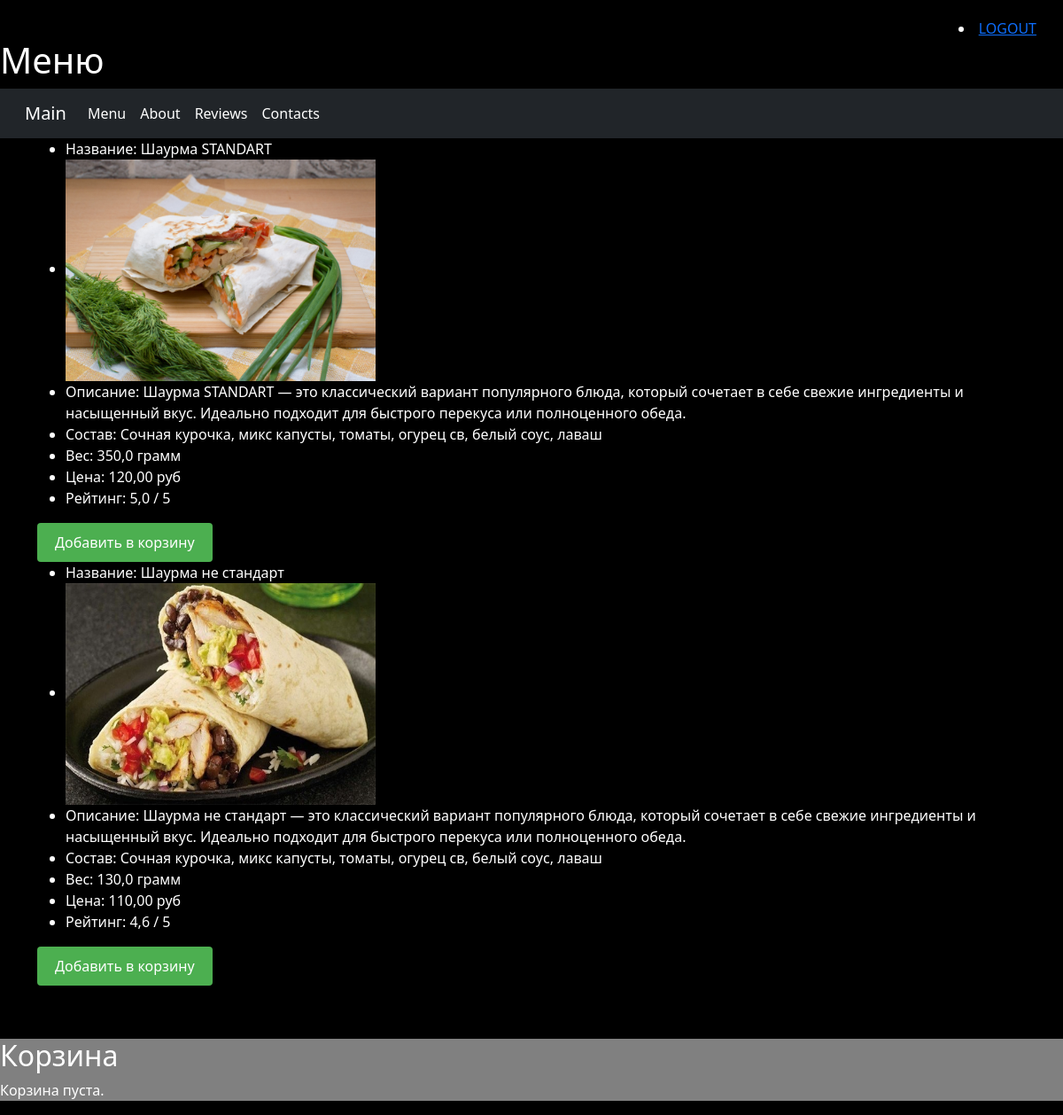
The app's page /menu/ with its own data.
### menu/models.py (models this page shows, shortened)
class Menu(models.Model):
    name =  models.CharField(max_length=150)   # Имя
    weight = models.FloatField()               # Вес
    price = models.DecimalField(max_digits=7, decimal_places=2)    # Цена1
    photo =  models.ImageField(upload_to= "menu/")    # Фото
    description =  models.TextField(null=True, blank=True)   # Описание
    сomposition =  models.TextField(null=True, blank=True)       # Ингидиенты
    rating =  models.FloatField()    # Рейтинг
    is_selling =  models.BooleanField(default=False)    # В продаже ?

### menu/views.py (the view, shortened to what this page needs)
# urls.py: path('', views.menu, name='menu'),
def menu(request):
    menu_items = Menu.objects.all()
    cart = request.session.get('cart', {})
    cart_items = []
    total_price = 0
    total_quantity = 0
    context = {
        'menu': menu_items,
        'cart_items': cart_items,
        'total_price': total_price,
        'total_quantity': total_quantity,
    }
    return render(request, 'menu/menu.html', context)

### menu/templates/menu/menu.html (shortened to what this page needs)
{% extends 'main/base.html' %}
{% block content %}
<h1>Меню</h1>
{% include 'main/navbar.html' %}
<div class="container">
  {% for dish in menu %}
    <div class="item">
      <ul>
        <li>Название: {{ dish.name }}</li>
        <li><img src="{{ dish.photo.url }}" style="width: 350px; height: 250px;" alt="изображение"></li>
        <li>Описание: {{ dish.description }}</li>
        <li>Состав: {{ dish.сomposition }}</li>
        <li>Вес: {{ dish.weight }} грамм</li>
        <li>Цена: {{ dish.price }} руб</li>
        <li>Рейтинг: {{ dish.rating }} / 5</li>
      </ul>
      <form method="post" action="{% url 'add_to_cart' dish.id %}">
        <button type="submit" style="background-color: #4CAF50; color: white; padding: 10px 20px; border: none; border-radius: 4px; cursor: pointer;">Добавить в корзину</button>
      </form>
    </div>
  {% endfor %}
</div>
<div style="background-color: grey ; margin-top: 60px; ">
<h2>Корзина</h2>
{% if cart_items %}
  <div class="cart">
    <ul>
      {% for item in cart_items %}
        <li>
          {{ item.dish.name }} (x{{ item.quantity }}) - {{ item.item_total }} руб
        </li>
      {% endfor %}
    </ul>
    <p>Общее количество: {{ total_quantity }}</p>
    <p>Общая сумма: {{ total_price }} руб</p>
    <form method="post" action="{% url 'clear_cart' %}">
      {% csrf_token %}
      <button type="submit" style="background-color: #f44336; color: white; padding: 10px 20px; border: none; border-radius: 4px; cursor: pointer;">Очистить корзину</button>
    </form>
  </div>
{% else %}
  <p>Корзина пуста.</p>
{% endif %}
{% endblock %}

### main/templates/main/base.html (style rules this page uses)
body { background-color: black; color: white; }

### records on screen
Menu: name "Шаурма STANDART", photo (picture), description "Шаурма STANDART — это классический вариант популярного блюда, который сочетает в себе свежие ингредиенты и насыщенный вкус. Идеально подходит для быстрого перекуса или полноценного обеда.", сomposition "Сочная курочка, микс капусты, томаты, огурец св, белый соус, лаваш", weight "350,0", price "120,00", rating "5,0"
Menu: name "Шаурма не стандарт", photo (picture), description "Шаурма не стандарт — это классический вариант популярного блюда, который сочетает в себе свежие ингредиенты и насыщенный вкус. Идеально подходит для быстрого перекуса или полноценного обеда.", сomposition "Сочная курочка, микс капусты, томаты, огурец св, белый соус, лаваш", weight "130,0", price "110,00", rating "4,6"
